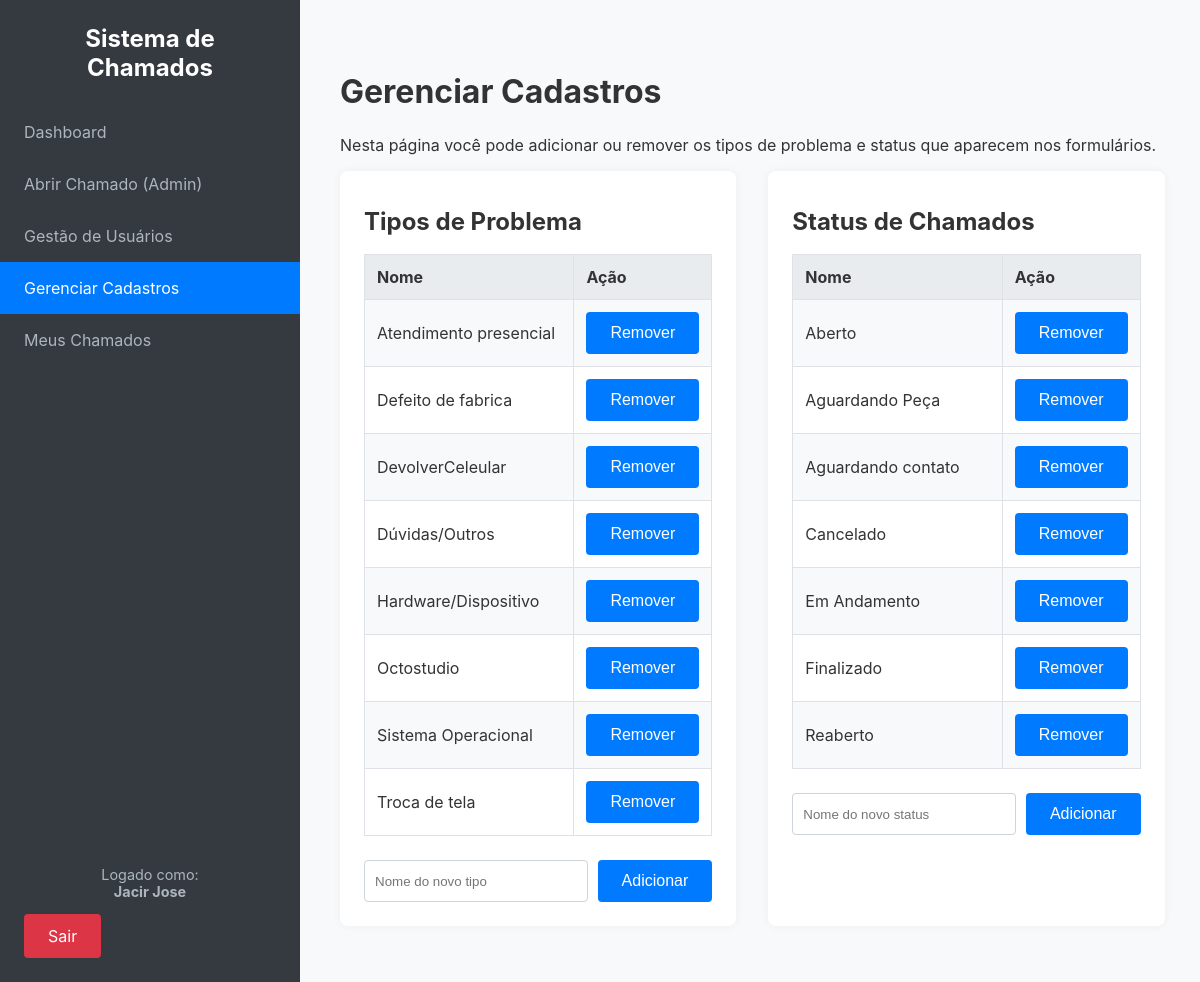
The page /admin/gerenciar (signed in) on the database as committed earlier.
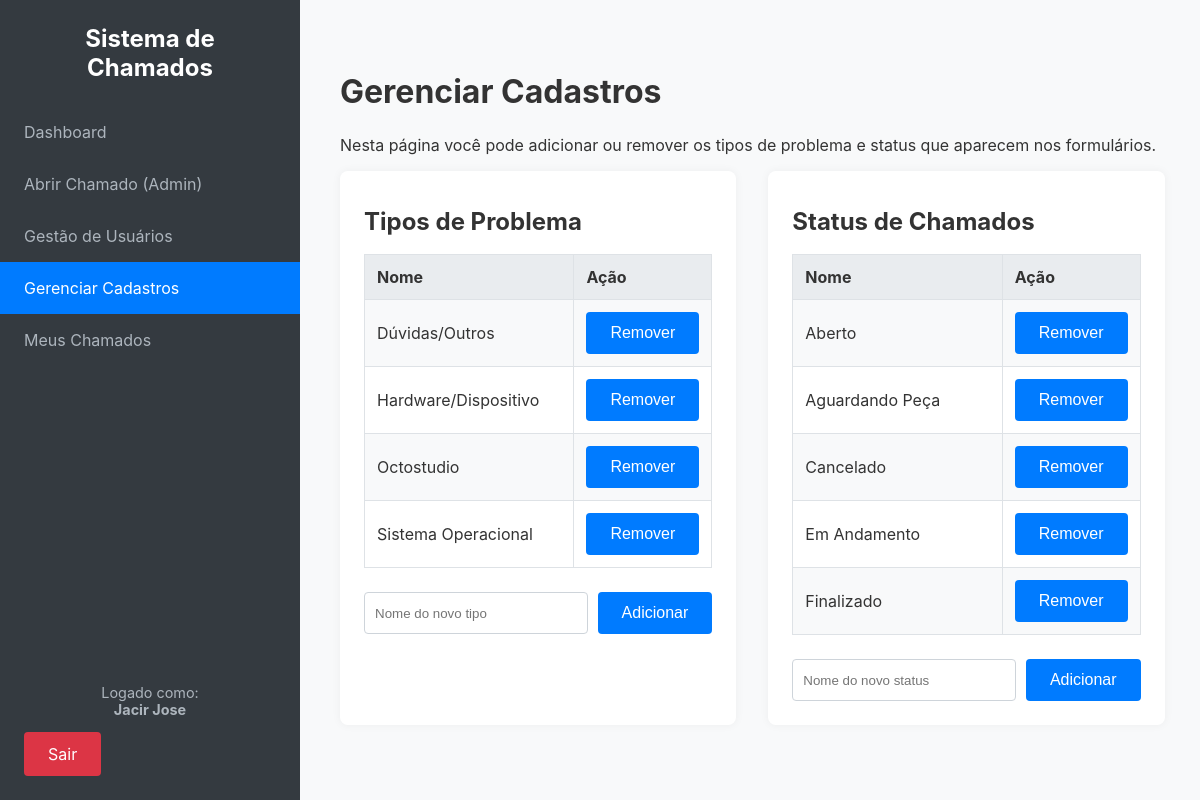
The same page on the database as committed later.
### tables this page shows
CREATE TABLE users (
        id INTEGER PRIMARY KEY AUTOINCREMENT, email TEXT UNIQUE NOT NULL, password TEXT NOT NULL,
        municipio TEXT NOT NULL, responsavel TEXT NOT NULL, telefone TEXT NOT NULL,
        must_reset_password BOOLEAN DEFAULT 1, is_admin BOOLEAN DEFAULT 0
    );

CREATE TABLE tipos_problema (
        id INTEGER PRIMARY KEY AUTOINCREMENT,
        nome TEXT UNIQUE NOT NULL
    );

CREATE TABLE status (
        id INTEGER PRIMARY KEY AUTOINCREMENT,
        nome TEXT UNIQUE NOT NULL
    );

### app.py (the view)
@app.route('/admin/gerenciar')
@login_required
@admin_required
def gerenciar_cadastros():
    db = get_db()
    status_list = db.execute('SELECT * FROM status ORDER BY nome').fetchall()
    tipos_problema_list = db.execute('SELECT * FROM tipos_problema ORDER BY nome').fetchall()
    db.close()
    return render_template('gerenciar_cadastros.html', status_list=status_list, tipos_problema_list=tipos_problema_list)

### app.py (called while the page is built)
def get_db():
    db = sqlite3.connect(DATABASE)
    db.row_factory = sqlite3.Row
    return db

def login_required(f):
    @wraps(f)
    def decorated_function(*args, **kwargs):
        if 'user_id' not in session:
            flash('Por favor, faça login para acessar esta página.', 'warning')
            return redirect(url_for('login'))
        return f(*args, **kwargs)
    return decorated_function

def admin_required(f):
    @wraps(f)
    def decorated_function(*args, **kwargs):
        if not g.user or not g.user['is_admin']:
            flash('Acesso negado. Esta área é restrita para administradores.', 'danger')
            return redirect(url_for('index'))
        return f(*args, **kwargs)
    return decorated_function

@app.before_request
def load_logged_in_user():
    user_id = session.get('user_id')
    if user_id is None:
        g.user = None
    else:
        db = get_db()
        g.user = db.execute('SELECT * FROM users WHERE id = ?', (user_id,)).fetchone()
        db.close()

@app.context_processor
def inject_user():
    return dict(user=g.user)

### templates/gerenciar_cadastros.html (shortened to what this page needs)
{% extends "layout.html" %}
{% block content %}
<h1>Gerenciar Cadastros</h1>
<p>Nesta página você pode adicionar ou remover os tipos de problema e status que aparecem nos formulários.</p>
<div class="management-grid">
    <div class="management-section">
        <h2>Tipos de Problema</h2>
        <table>
            <thead>
                <tr>
                    <th>Nome</th>
                    <th style="width: 100px;">Ação</th>
                </tr>
            </thead>
            <tbody>
                {% for tipo in tipos_problema_list %}
                <tr>
                    <td>{{ tipo.nome }}</td>
                    <td>
                        <form action="{{ url_for('delete_tipo_problema', tipo_id=tipo.id) }}" method="post" onsubmit="return confirm('Tem certeza?');">
                            <button type="submit" class="delete-button-small">Remover</button>
                        </form>
                    </td>
                </tr>
                {% endfor %}
            </tbody>
        </table>
        <form action="{{ url_for('add_tipo_problema') }}" method="post" class="add-form">
            <input type="text" name="nome" placeholder="Nome do novo tipo" required>
            <button type="submit">Adicionar</button>
        </form>
    </div>
    <div class="management-section">
        <h2>Status de Chamados</h2>
        <table>
            <thead>
                <tr>
                    <th>Nome</th>
                    <th style="width: 100px;">Ação</th>
                </tr>
            </thead>
            <tbody>
                {% for s in status_list %}
                <tr>
                    <td>{{ s.nome }}</td>
                    <td>
                        <form action="{{ url_for('delete_status', status_id=s.id) }}" method="post" onsubmit="return confirm('Tem certeza?');">
                            <button type="submit" class="delete-button-small">Remover</button>
                        </form>
                    </td>
                </tr>
                {% endfor %}
            </tbody>
        </table>
        <form action="{{ url_for('add_status') }}" method="post" class="add-form">
            <input type="text" name="nome" placeholder="Nome do novo status" required>
            <button type="submit">Adicionar</button>
        </form>
    </div>
</div>
{% endblock %}

### templates/layout.html (shortened to what this page needs)
<!DOCTYPE html>
<html lang="pt-BR">
<head>
    <link rel="stylesheet" href="{{ url_for('static', filename='style.css') }}">
</head>
<body>
    <div class="page-wrapper">
        <aside class="sidebar">
            <div class="sidebar-header">
                <h1 class="sidebar-title">Sistema de Chamados</h1>
            </div>
            {% if user %}
            <nav class="sidebar-nav">
                <ul>
                    {% if user.is_admin %}
                        <li><a href="{{ url_for('dashboard') }}" class="{{ 'active' if request.endpoint == 'dashboard' else '' }}">Dashboard</a></li>
                        <li><a href="{{ url_for('abrir_chamado_admin') }}" class="{{ 'active' if request.endpoint == 'abrir_chamado_admin' else '' }}">Abrir Chamado (Admin)</a></li>
                        <li><a href="{{ url_for('admin_index') }}" class="{{ 'active' if 'admin_index' in request.endpoint else '' }}">Gestão de Usuários</a></li>
                        <li><a href="{{ url_for('gerenciar_cadastros') }}" class="{{ 'active' if request.endpoint == 'gerenciar_cadastros' else '' }}">Gerenciar Cadastros</a></li>
                    {% else %}
                        <li><a href="{{ url_for('index') }}" class="{{ 'active' if request.endpoint == 'index' else '' }}">Abrir Chamado</a></li>
                    {% endif %}
                    <li><a href="{{ url_for('meus_chamados') }}" class="{{ 'active' if request.endpoint == 'meus_chamados' else '' }}">Meus Chamados</a></li>
                </ul>
            </nav>
            <div class="sidebar-footer">
                <p style="text-align: center; color: #adb5bd; font-size: 0.9em;">Logado como:<br><b>{{ user.responsavel }}</b></p>
                <a href="{{ url_for('logout') }}" class="logout-button">Sair</a>
            </div>
            {% endif %}
        </aside>
        <main class="main-content">
            <div class="container">
                {% block content %}{% endblock %}
            </div>
        </main>
    </div>
</body>
</html>

### static/style.css (style rules this page uses)
body { font-family: -apple-system, BlinkMacSystemFont, "Segoe UI", Roboto, "Helvetica Neue", Arial, sans-serif; margin: 0; background-color: #f8f9fa; color: #333; }
.page-wrapper { display: flex; }
.container { width: 100%; max-width: 95%; margin: 1em auto; padding: 1.5em; }
h1, h2, h3 { margin-top: 0.5em; margin-bottom: 0.75em; }
.sidebar { width: 300px; background-color: #343a40; color: white; min-height: 100vh; display: flex; flex-direction: column; flex-shrink: 0; }
.sidebar-header { text-align: center; padding: 1.5em; }
.sidebar-title { margin: 0; }
.sidebar-nav { list-style-type: none; padding: 0; margin: 0; flex-grow: 1; }
.sidebar-nav ul { list-style-type: none; padding: 0; margin: 0; }
.sidebar-nav a { display: block; color: #adb5bd; text-decoration: none; padding: 1em 1.5em; transition: background-color 0.2s, color 0.2s; }
.sidebar-nav a.active { background-color: #007bff; color: white; }
.sidebar-footer { padding: 1.5em; }
.logout-button, .button-link { display: inline-flex; align-items: center; justify-content: center; text-align: center; color: white; padding: 0.75em 1.5em; border-radius: 4px; text-decoration: none; transition: background-color 0.2s; border: none; cursor: pointer; font-size: 1em; }
.logout-button { background-color: #dc3545; }
.main-content { flex-grow: 1; padding: 1em; overflow-x: auto; }
input[type="text"], input[type="email"], input[type="tel"], input[type="password"], select, textarea { width: 100%; padding: 0.75em; border: 1px solid #ced4da; border-radius: 4px; box-sizing: border-box; }
button[type="submit"] { background-color: #007bff; color: white; border: none; padding: 0.75em 1.5em; border-radius: 4px; cursor: pointer; font-size: 1em; transition: background-color 0.2s; }
table { width: 100%; border-collapse: collapse; margin-bottom: 1.5em; background: white; table-layout: fixed; }
th, td { border: 1px solid #dee2e6; padding: 0.75em; text-align: left; vertical-align: middle; word-wrap: break-word; }
th { background-color: #e9ecef; }
tbody tr:nth-child(odd) { background-color: #f8f9fa; }
.management-grid { display: grid; grid-template-columns: 1fr 1fr; gap: 2em; }
.management-section { background-color: #fff; padding: 1.5em; border-radius: 8px; box-shadow: 0 0 10px rgba(0,0,0,0.05); }
.management-section table { table-layout: auto; }
.add-form { display: flex; gap: 10px; margin-top: 1.5em; }
.add-form input { flex-grow: 1; }
.delete-button-small { padding: 0.25em 0.5em; font-size: 0.8em; background-color: #dc3545; }

Rows that differ between the two databases and show on the page:
removed tipos_problema: nome "Atendimento presencial"
removed tipos_problema: nome "Defeito de fabrica"
removed tipos_problema: nome "DevolverCeleular"
removed tipos_problema: nome "Troca de tela"
removed status: nome "Aguardando contato"
removed status: nome "Reaberto"
